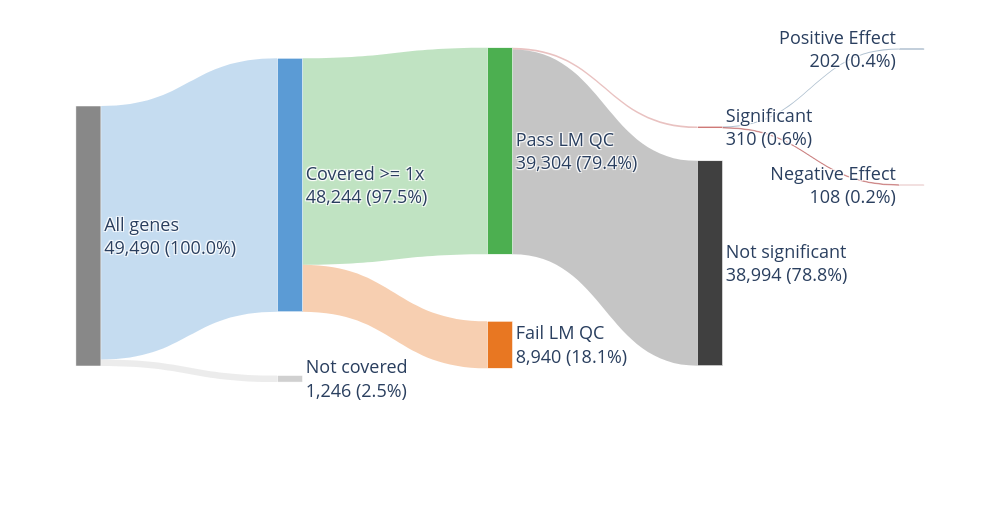

The notebook cell saved with this chart:
### Markdown cell above
## Figure 2f — Gene analysis pipeline (Sankey)

Genes flow left to right through four decision stages:
1. **Insert coverage** — does the gene have ≥1 aligned barcode?
2. **QC pass** — does the model yield a definitive `Hit` or `Not Hit` call?
3. **Hit call** — is the gene a hit?
4. **Effect direction** — is the LMER estimate positive or negative?

All percentages are relative to total genes in the condition.

### Code cell
import plotly.graph_objects as go

# Reuse gene_results already loaded above; filter to target condition
salt_genes_sk = gene_results[(gene_results["condition"] == ENVIRONMENT) & (gene_results["gene_biotype"] != "pseudogene")].copy()
salt_genes_sk["n_inserts"] = salt_genes_sk["n_inserts"].fillna(0)

# --- Stage counts ---
covered     = salt_genes_sk[salt_genes_sk["n_inserts"] >= 1]
not_covered = salt_genes_sk[salt_genes_sk["n_inserts"] <  1]

n_total       = len(salt_genes_sk)
n_covered     = len(covered)
n_not_covered = len(not_covered)

n_pass_qc = covered["gene_call"].isin(["Hit", "Not Hit"]).sum()
n_fail_qc = (covered["gene_call"] == "Unknown").sum()

n_hit     = (covered["gene_call"] == "Hit").sum()
n_not_hit = (covered["gene_call"] == "Not Hit").sum()

hits_sk   = covered[covered["gene_call"] == "Hit"]
n_pos_hit = (hits_sk["lmer_estimate"] > 0).sum()
n_neg_hit = (hits_sk["lmer_estimate"] < 0).sum()


def node_label(name, n):
    return f"{name}<br>{n:,} ({n / n_total:.1%})"


labels = [
    node_label("All genes",   n_total),
    node_label("Covered >= 1x",     n_covered),
    node_label("Not covered", n_not_covered),
    node_label("Pass LM QC",     n_pass_qc),
    node_label("Fail LM QC",     n_fail_qc),
    node_label("Significant",         n_hit),
    node_label("Not significant",     n_not_hit),
    node_label("Positive Effect",    n_pos_hit),
    node_label("Negative Effect",    n_neg_hit),
]

node_x = [0.01, 0.25, 0.25, 0.50, 0.50, 0.75, 0.75, 0.99, 0.99]
node_y = [0.40, 0.25, 0.82, 0.15, 0.72, 0.08, 0.48, -0.15, 0.25]

node_colors = [
    "#888888",  # All genes
    "#5B9BD5",  # Covered
    "#D0D0D0",  # Not covered
    "#4CAF50",  # Pass QC
    "#E87722",  # Fail QC
    "#C0504D",  # Hit
    "#404040",  # Not Hit
    "#1F4E79",  # Positive
    "#A52A2A",  # Negative
]

link_colors = [
    "rgba(91,155,213,0.35)",   # All → Covered
    "rgba(200,200,200,0.35)",  # All → Not covered
    "rgba(76,175,80,0.35)",    # Covered → Pass QC
    "rgba(232,119,34,0.35)",   # Covered → Fail QC
    "rgba(192,80,77,0.35)",    # Pass QC → Hit
    "rgba(64,64,64,0.30)",     # Pass QC → Not Hit
    "rgba(31,78,121,0.35)",    # Hit → Positive
    "rgba(165,42,42,0.35)",    # Hit → Negative
]

fig_sk = go.Figure(go.Sankey(
    arrangement="fixed",
    node=dict(
        pad=20,
        thickness=25,
        line=dict(color="white", width=0.5),
        label=labels,
        color=node_colors,
        x=node_x,
        y=node_y,
    ),
    link=dict(
        source=[0, 0, 1, 1, 3, 3, 5, 5],
        target=[1, 2, 3, 4, 5, 6, 7, 8],
        value=[n_covered, n_not_covered,
               n_pass_qc, n_fail_qc,
               n_hit, n_not_hit,
               n_pos_hit, n_neg_hit],
        color=link_colors,
    ),
))

fig_sk.update_layout(
    font_size=18,
    height=520,
    width=1000,
)
fig_sk.write_image(str(RESULTS_DIR / "figure2f_sankey_gene_pipeline.pdf"))
fig_sk.show()

### Figure 1 — Plotly figure (JSON) as saved in the notebook; plotly's stock layout.template omitted (floating-point values rounded to 4 significant figures)
{"data": [{"arrangement": "fixed", "link": {"color": ["rgba(91,155,213,0.35)", "rgba(200,200,200,0.35)", "rgba(76,175,80,0.35)", "rgba(232,119,34,0.35)", "rgba(192,80,77,0.35)", "rgba(64,64,64,0.30)", "rgba(31,78,121,0.35)", "rgba(165,42,42,0.35)"], "source": [0, 0, 1, 1, 3, 3, 5, 5], "target": [1, 2, 3, 4, 5, 6, 7, 8], "value": [48244, 1246, 39304, 8940, 310, 38994, 202, 108]}, "node": {"color": ["#888888", "#5B9BD5", "#D0D0D0", "#4CAF50", "#E87722", "#C0504D", "#404040", "#1F4E79", "#A52A2A"], "label": ["All genes<br>49,490 (100.0%)", "Covered >= 1x<br>48,244 (97.5%)", "Not covered<br>1,246 (2.5%)", "Pass LM QC<br>39,304 (79.4%)", "Fail LM QC<br>8,940 (18.1%)", "Significant<br>310 (0.6%)", "Not significant<br>38,994 (78.8%)", "Positive Effect<br>202 (0.4%)", "Negative Effect<br>108 (0.2%)"], "line": {"color": "white", "width": 0.5}, "pad": 20, "thickness": 25, "x": [0.01, 0.25, 0.25, 0.5, 0.5, 0.75, 0.75, 0.99, 0.99], "y": [0.4, 0.25, 0.82, 0.15, 0.72, 0.08, 0.48, -0.15, 0.25]}, "type": "sankey"}], "layout": {"font": {"size": 18}, "height": 520, "width": 1000}}
